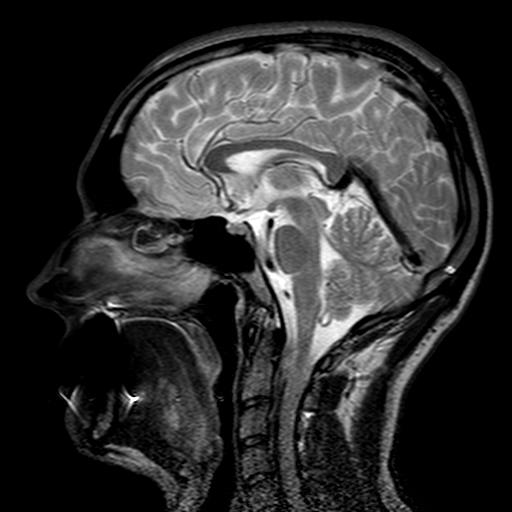
#> input picture DS/Med/1.png, 512 x 512 px
$ python test.py
#> lines starting #> are read from the running program, lines starting #| are printed output that depends on the picture
import numpy as np
import cv2
import matplotlib.pyplot as plt

def add_gaussian_noise(image, mean=0, std=0):
    # تصویر را به float32 تبدیل می‌کنیم
    img_float = np.float32(image)
    # نویز گوسی را می‌سازیم
    noise = np.random.normal(mean, std, image.shape)
    noise = noise.astype(np.uint8)
    # نویز را به تصویر اضافه می‌کنیم
    noisy_image = cv2.add(image, noise)
    # تصاویر را به بازه 0 تا 255 محدود می‌کنیم
    noisy_image = np.clip(noisy_image, 0, 255)
    return noisy_image

# تصویر اولیه را بارگیری می‌کنیم
image = cv2.imread('DS/Med/1.png', cv2.IMREAD_GRAYSCALE)
#> image is the input picture: shape (512, 512); min 0, max 255, mean 47.7

# نویز Gaussian را به تصویر اضافه می‌کنیم
noisy_image = add_gaussian_noise(image, mean=0, std=40)
#> in add_gaussian_noise, `noisy_image = cv2.add(image, noise)`:
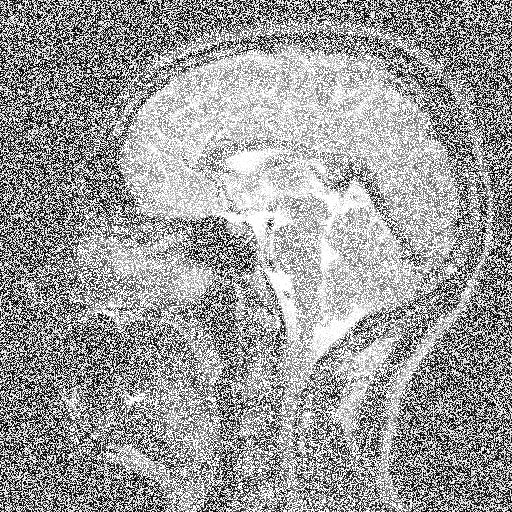
#> noisy_image: shape (512, 512); min 0, max 255, mean 156.9

# تصویر نهایی را نمایش می‌دهیم با استفاده از matplotlib
plt.figure(figsize=(10,5))
plt.subplot(121), plt.imshow(image, cmap='gray'), plt.title('Original Image')
plt.subplot(122), plt.imshow(noisy_image, cmap='gray'), plt.title('Image with Gaussian Noise')
plt.show()
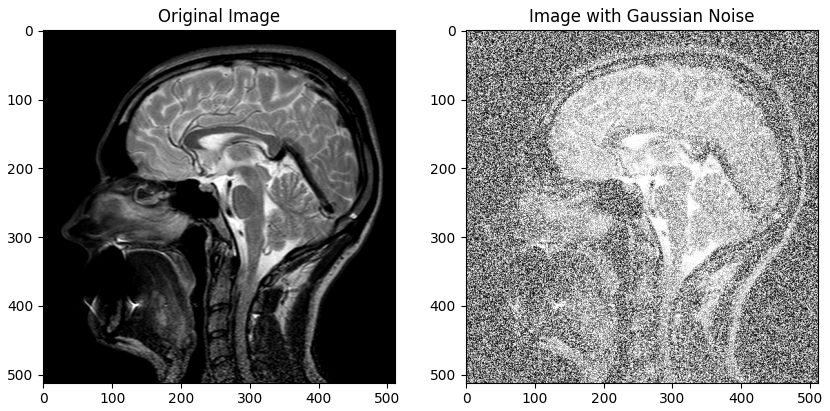
#> figure drawn by matplotlib, 2 panels

$ run again, with DS/Med/10.png copied over DS/Med/1.png
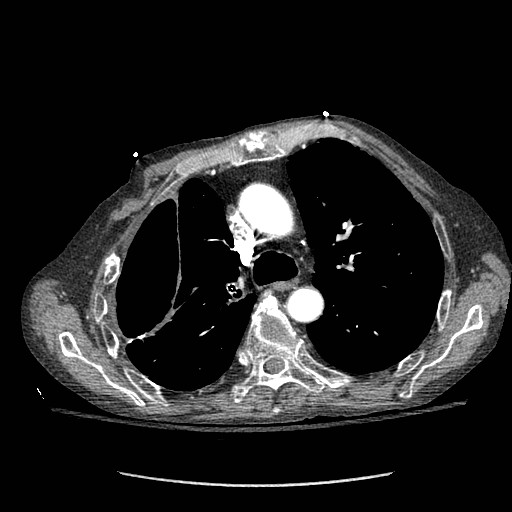
#> input picture DS/Med/10.png, 512 x 512 px
#> image is the input picture: shape (512, 512); min 0, max 255, mean 32.4
#> in add_gaussian_noise, `noisy_image = cv2.add(image, noise)`:
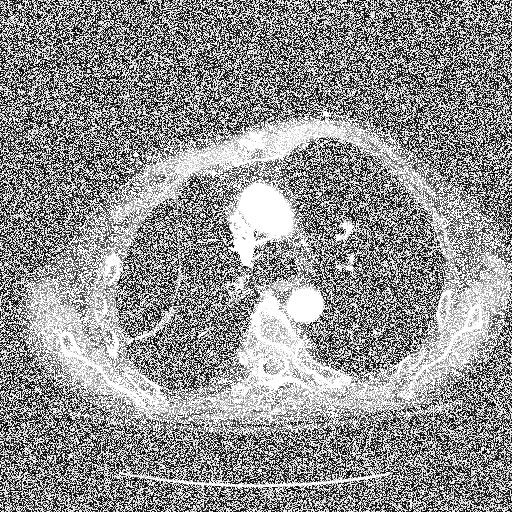
#> noisy_image: shape (512, 512); min 0, max 255, mean 145.7
#> `plt.show()`:
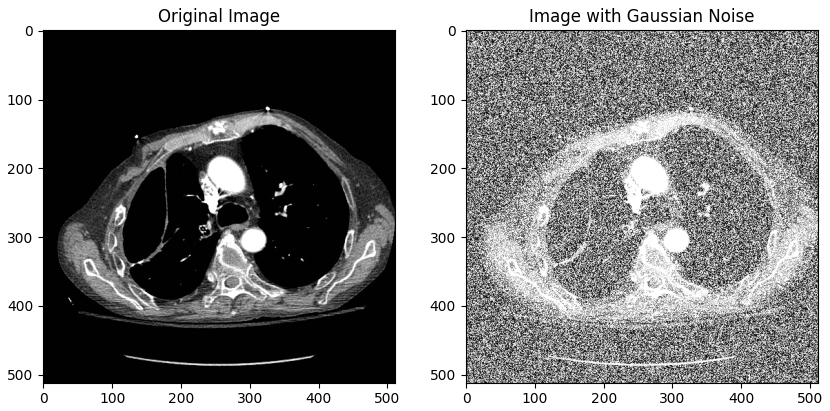
#> figure drawn by matplotlib, 2 panels

$ run again, with DS/Med/11.png copied over DS/Med/1.png
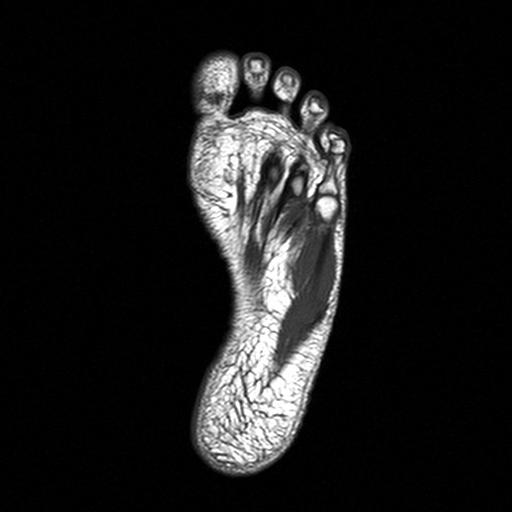
#> input picture DS/Med/11.png, 512 x 512 px
#> image is the input picture: shape (512, 512); min 0, max 255, mean 27
#> in add_gaussian_noise, `noisy_image = cv2.add(image, noise)`:
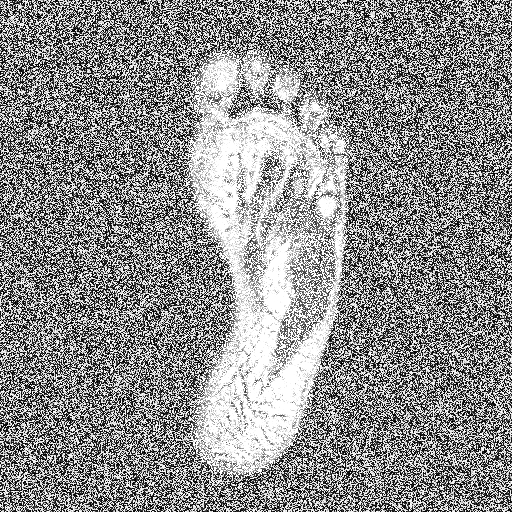
#> noisy_image: shape (512, 512); min 0, max 255, mean 142
#> `plt.show()`:
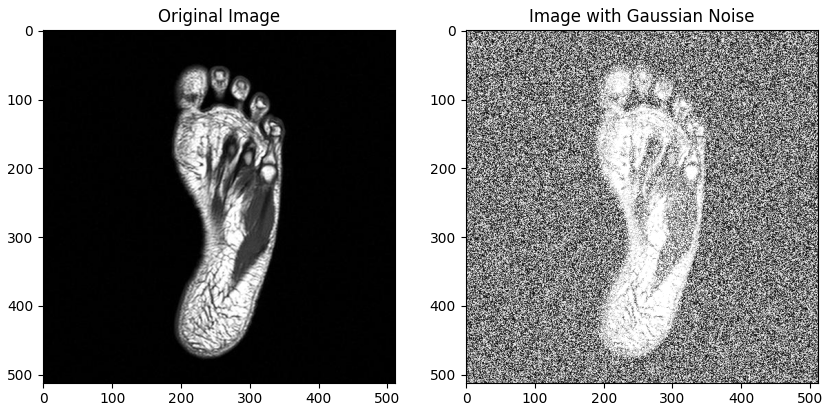
#> figure drawn by matplotlib, 2 panels

$ run again, with DS/Med/12.png copied over DS/Med/1.png
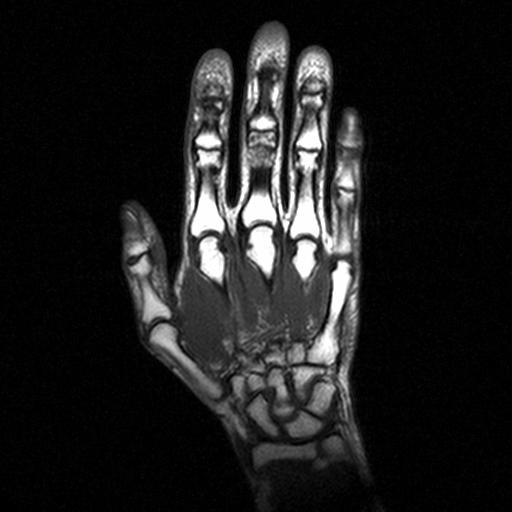
#> input picture DS/Med/12.png, 512 x 512 px
#> image is the input picture: shape (512, 512); min 0, max 255, mean 29.3
#> in add_gaussian_noise, `noisy_image = cv2.add(image, noise)`:
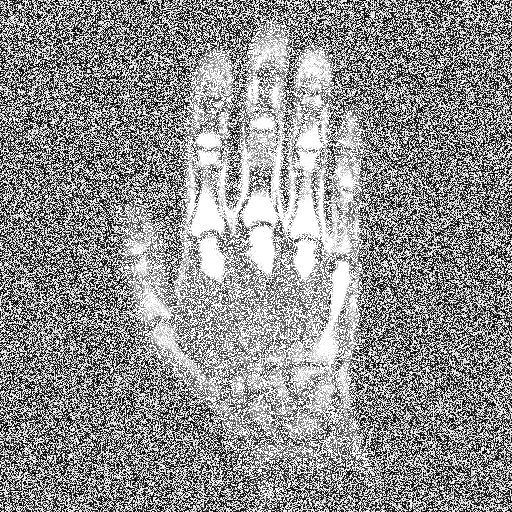
#> noisy_image: shape (512, 512); min 0, max 255, mean 144.6
#> `plt.show()`:
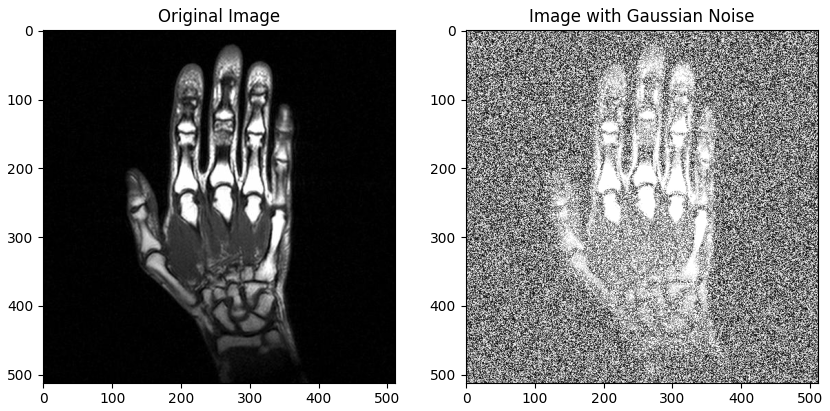
#> figure drawn by matplotlib, 2 panels
